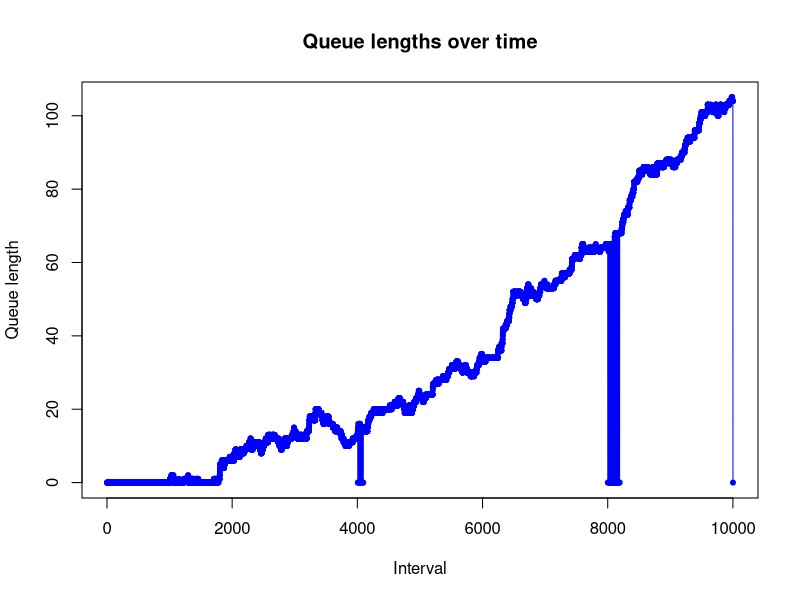

The R source for this figure:
## NHPP Arrivals
get_nhpp_realization <- function(lambda){
  set.seed(1)
  t_max <- 10
  t <- 0
  lambda_star <- function(){
    max(sapply(seq(1, t_max,length.out=1000), lambda))*2}
  Lambda <- function(tupper){
    integrate(f = lambda, lower = 0, upper = tupper)$value}
  X <- numeric()
  while(t <= t_max){
    u <- runif(1)
    t <- t - log(u)/lambda_star()
    if(runif(1) < lambda(t)/lambda_star()) {
      X <- c(X,t)
    }
  }
  return(X)
}
l = 35
b = 10/35
g = 1
lambda <- function(t)  l*(1+b*sin(g*t))
res_1 <- get_nhpp_realization(lambda)

#### Code by Matt Asher. Published at StatisticsBlog.com ####
#### http://www.statisticsblog.com/2011/10/waiting-in-line-waiting-on-r/ ####
#### CONFIG ####
# Number of slots to fill
numbSlots = 40

prec = 1000
t = 0
tmax = 10
At = floor(res_1*prec)/prec
# Total time to track
intervals = seq(t,tmax,1/prec)

# Average time each person takes at the teller, discretized exponential 
# distribution assumed Times will be augmented by one, so that everyone takes at
# least 1 interval to serve
meanServiceTime = 1

#### INITIALIZATION ####
queueLengths = rep(0, length(intervals))
slots = rep(0, numbSlots)
waitTimes = c()
leavingTimes = c()
queue = list()
arrivalTimes = c()
frontOfLineWaits = c()


#### Libraries ####
# Use the proto library to treat people like objects in traditional oop
library("proto")

#### Functions ####
# R is missing a nice way to do ++, so we use this
inc <- function(x) {
  eval.parent(substitute(x <- x + 1))
}

# Main object, really a "proto" function
person <- proto(
  intervalArrived = 0,
  intervalAttended = NULL,
  # How much teller time will this person demand?
  intervalsNeeded = floor(rexp(1, 1/meanServiceTime)) + 1,
  intervalsWaited = 0,
  intervalsWaitedAtHeadOfQueue = 0
)

#### Main loop ####
for(i in intervals) {
  # Check if anyone is leaving the slots
  for(j in 1:numbSlots) {
    if(slots[j] == i) {
      # They are leaving the queue, slot to 0
      slots[j] = 0
      leavingTimes = c(leavingTimes, i)
    }
  }
  
  # See if a new person is to be added to the queue
  if(i %in% At) {
    newPerson = as.proto(person$as.list())
    newPerson$intervalArrived = i
    queue = c(queue, newPerson)
    arrivalTimes  = c(arrivalTimes, i)
  }
  
  # Can we place someone into a slot?
  for(j in 1:numbSlots) {
    # If this slot is free
    if(!slots[j]) { 
      if(length(queue) > 0) {
        placedPerson = queue[[1]]
        slots[j] = i + placedPerson$intervalsNeeded
        waitTimes = c(waitTimes, placedPerson$intervalsWaited)
        # Only interested in these if person waited 1 or more intevals at front
        # of line
        if(placedPerson$intervalsWaitedAtHeadOfQueue) {
          frontOfLineWaits = c(frontOfLineWaits, 
                               placedPerson$intervalsWaitedAtHeadOfQueue)
        }
        
        # Remove placed person from queue
        queue[[1]] = NULL
      }
    }
  }
  
  # Everyone left in the queue has now waited one more interval to be served
  if(length(queue)) {
    for(j in 1:length(queue)) {
      inc(queue[[j]]$intervalsWaited) # = queue[[j]]$intervalsWaited + 1
    }
    
    # The (possibley new) person at the front of the queue has had to wait 
    # there one more interval.
    inc(queue[[1]]$intervalsWaitedAtHeadOfQueue) 
    # = queue[[1]]$intervalsWaitedAtHeadOfQueue + 1
  }
  
  # End of the interval, what is the state of things
  queueLengths[i*prec] = length(queue);
}

#### Output ####
plot(queueLengths, type="o", col="blue", pch=20, 
     main="Queue lengths over time",
     xlab="Interval", ylab="Queue length")
# plot(waitTimes, type="o", col="blue", pch=20, main="Wait times", 
#      xlab="Person", ylab="Wait time")
